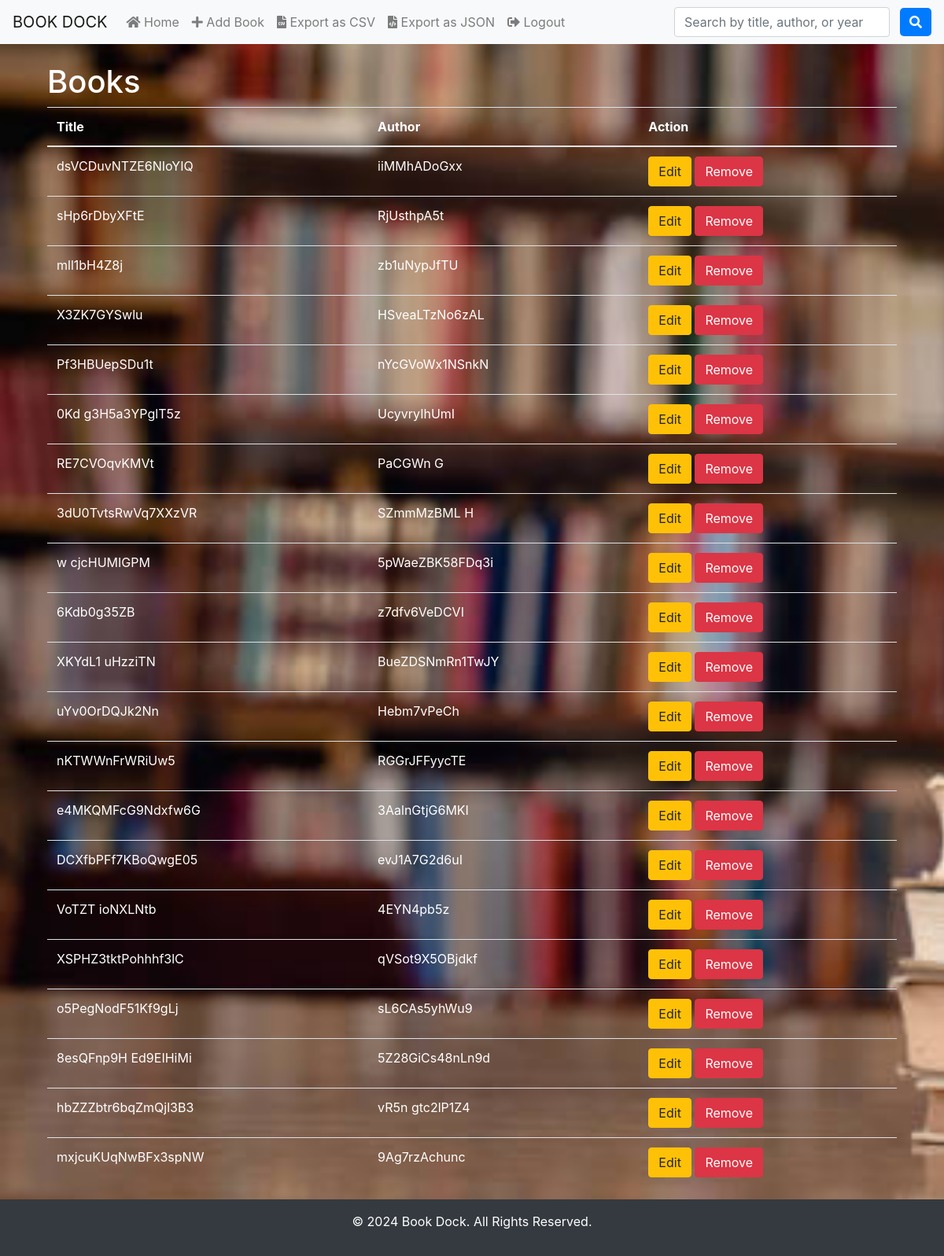
The app's page /category/Books (signed in) with its own data.
### tables this page shows
CREATE TABLE inventory (
                id INTEGER PRIMARY KEY AUTOINCREMENT,
                title TEXT NOT NULL,
                author TEXT NOT NULL,
                genre TEXT NOT NULL,
                publication_date DATE NOT NULL,
                isbn TEXT NOT NULL,
                category TEXT NOT NULL  -- New category field
            );

### main.py (the view)
@app.route('/category/<category_name>', methods=['GET'])
@login_required
def category(category_name):
    with connect_db() as conn:
        cursor = conn.execute("SELECT * FROM inventory WHERE category = ?", (category_name,))
        books = cursor.fetchall()
    return render_template('category.html', category=category_name, books=books)

### login.py (called while the page is built)
@login_manager.user_loader
def load_user(user_id):
    conn = sqlite3.connect('books.db')
    c = conn.cursor()
    c.execute("SELECT * FROM users WHERE id = ?", (user_id,))
    user = c.fetchone()
    conn.close()
    if user:
        return User(id=user[0], username=user[1], password=user[2])
    return None

@app.context_processor
def inject_user():
    return dict(current_user=current_user)

### main.py (called while the page is built)
def connect_db():
    conn = sqlite3.connect('books.db')
    return conn

### templates/category.html (shortened to what this page needs)
{% extends 'base.html' %}
{% block content %}
<div class="container mt-4">
    <h1> {{ category }}</h1>
    <table class="table">
        <thead>
             <tr class="text-white">
                <th>Title</th>
                <th>Author</th>
                <th>Action</th>
            </tr>
        </thead>
        <tbody>
            {% for book in books %}
            <tr>
                <td class="text-white">{{ book[1] }}</td>
                <td class="text-white">{{ book[2] }}</td>
                <td class="text-white">
                    <a href="{{ url_for('edit_book', book_id=book[0]) }}" class="btn btn-warning">Edit</a>
                    <form method="POST" action="{{ url_for('remove_book', book_id=book[0]) }}" style="display:inline;">
                        <button type="submit" class="btn btn-danger btn-danger-custom">Remove</button>
                    </form>
                </td>
            </tr>
            {% endfor %}
        </tbody>
    </table>
</div>
{% endblock %}

### static/styles.css (style rules this page uses)
body { background-image: url('/static/images/library.jpg'); background-size: cover; background-attachment: fixed; color: white; min-height: 100vh; }

### records on screen
inventory: title "dsVCDuvNTZE6NIoYIQ", author "iiMMhADoGxx"
inventory: title "sHp6rDbyXFtE", author "RjUsthpA5t"
inventory: title "mll1bH4Z8j", author "zb1uNypJfTU"
inventory: title "X3ZK7GYSwlu", author "HSveaLTzNo6zAL"
inventory: title "Pf3HBUepSDu1t", author "nYcGVoWx1NSnkN"
inventory: title "0Kd g3H5a3YPglT5z", author "UcyvryIhUmI"
inventory: title "RE7CVOqvKMVt", author "PaCGWn G"
inventory: title "3dU0TvtsRwVq7XXzVR", author "SZmmMzBML H"
inventory: title "w cjcHUMIGPM", author "5pWaeZBK58FDq3i"
inventory: title "6Kdb0g35ZB", author "z7dfv6VeDCVI"
inventory: title "XKYdL1 uHzziTN", author "BueZDSNmRn1TwJY"
inventory: title "uYv0OrDQJk2Nn", author "Hebm7vPeCh"
inventory: title "nKTWWnFrWRiUw5", author "RGGrJFFyycTE"
inventory: title "e4MKQMFcG9Ndxfw6G", author "3AalnGtjG6MKI"
inventory: title "DCXfbPFf7KBoQwgE05", author "evJ1A7G2d6uI"
inventory: title "VoTZT ioNXLNtb", author "4EYN4pb5z"
inventory: title "XSPHZ3tktPohhhf3lC", author "qVSot9X5OBjdkf"
inventory: title "o5PegNodF51Kf9gLj", author "sL6CAs5yhWu9"
inventory: title "8esQFnp9H Ed9EIHiMi", author "5Z28GiCs48nLn9d"
inventory: title "hbZZZbtr6bqZmQjl3B3", author "vR5n gtc2lP1Z4"
inventory: title "mxjcuKUqNwBFx3spNW", author "9Ag7rzAchunc"

### other values on screen
{{ category }} "Books"
